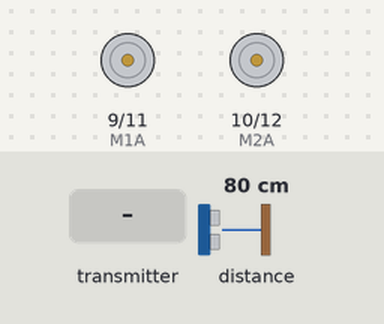
This sketch was run on a simulated Arduino Mega 2560, built with avr-gcc and run on an emulated ATmega2560. Shown: motor-driver pin pairs drawn as motors (green arrow = first pin HIGH = forward, orange = second pin HIGH = backward, longer = more drive). The test bench sets the inputs (shaded band); at power-on: distance to the obstacle 80 cm. No radio packets arrive unless stated; what the sketch prints to the serial monitor is not drawn.

Above: at 1.2 s.
1.3 s: the transmitter starts sending receiveData.0 = 0
At 2.5 s:
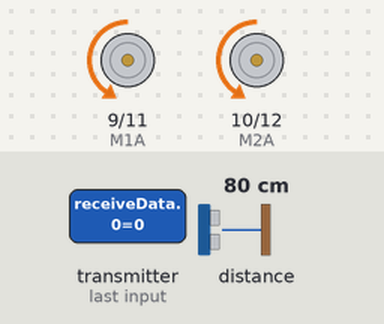
2.8 s: the transmitter starts sending receiveData.1 = 0
At 3.3 s:
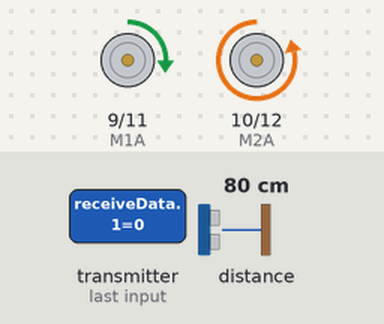
4.3 s: the transmitter starts sending receiveData.0 = 256
At 4.8 s:
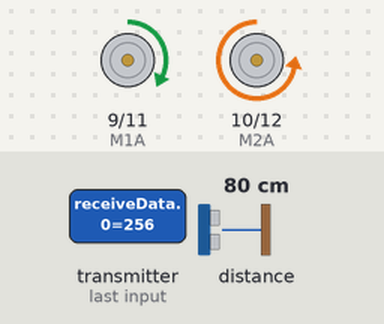
5.8 s: the transmitter starts sending receiveData.1 = 256
At 6.3 s:
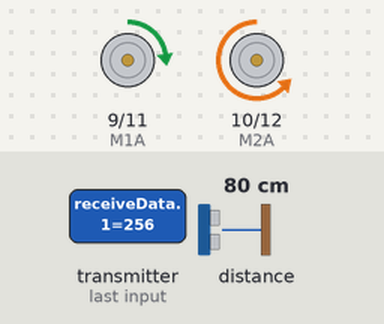
7.3 s: the transmitter starts sending receiveData.0 = 512
At 7.8 s:
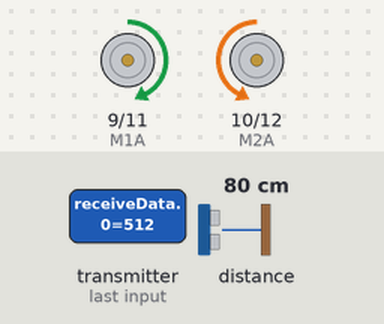
8.8 s: the transmitter starts sending receiveData.1 = 1023
At 9.3 s:
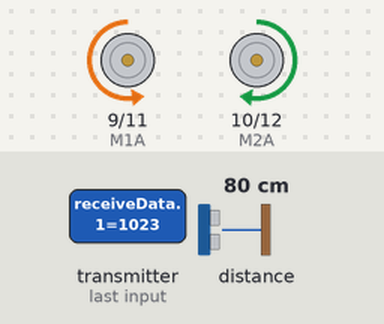
Timing chart, 0 to 11.3 s (numbered marks = the images above; inputs shaded):
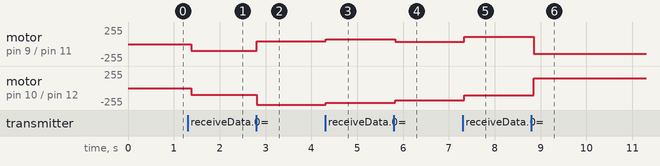

The sketch:

RECEIVER.ino
```cpp
//Ollie, 20/02/2025
//Practicing remote control of motors and ToF sensor

//Code for Arduino MEGA receiver

//importing libraries---------------------------

//INSTALL LIBRARIES FROM: https://github.com/nRF24/RF24

//remote control libraries
#include <SPI.h>
#include <nRF24L01.h>
#include <RF24.h>

//ToF libraries
#include <Wire.h>
#include "Adafruit_VL6180X.h"

//pins for motor control
#define M1A 9 //M1A is connected to Arduino pin 9
#define M1B 11 //M1B is connected to Arduio pin 11
#define M2A 10 //M2A is connected to Arduino pin 10
#define M2B 12 //M2B is connected to Arduino pin 12
//M1A and M1B for right motor
//M2A and M2B for left motor


//array for receiving radio data from remote controller
int receiveData[2] = {512, 512}; //initialise braking to prevent immediate motion after turning on
//first element is xVal(direction), second element is yVal(speed)

//variable to give how much speed of wheels should be changed for turn based on joystick x-axis reading
int turnAmount = 0; //initially assume to turning

//variables for output to motors
int rightOutputA = 0; //start braking
int rightOutputB = 0; //start braking
int leftOutputA = 0; //start braking
int leftOutputB = 0; //start braking

//starting radio object of class RF24
RF24 radio(7, 8); //CE and CSN connected to digital pins 7 and 8 respectively

//channel/pipe address which RF24 modules agree to commuicate through (SAME ACROSS TRANSMITTER AND RECEIVER CODE)
const byte address[6] = "TEAM2"; //This address can be any 5 charcter string e.g. "123AB"

//creating ToF object
Adafruit_VL6180X vl = Adafruit_VL6180X();


void setup()
{
  Serial.begin(9600); //begin serial monitor at 9600 baud rate

  //beginning radio communication
  radio.begin();
  //setting radio channel using previously defined channel address
  radio.openReadingPipe(0, address); //writing pipe because this is receiver code
  //setting power amplifier level. For this test setting to min, but if using higher value in robot to increase range consider adding bypass capacitor between +3.3V and GND to stabilise voltage
  radio.setPALevel(RF24_PA_MIN);
  //setting this module as the receiver:
  radio.startListening();

  //Motor control pins as outputs
  pinMode(M1A, OUTPUT);
  pinMode(M1B, OUTPUT);
  pinMode(M2A, OUTPUT);
  pinMode(M2B, OUTPUT);

  //initialising ToF sensor
  if (! vl.begin()) {
    Serial.println("Failed to find sensor");
    while (1);
  }
  Serial.println("Sensor found!");
}


void loop()
{
  //read and print distance from ToF to serial monitor
  uint8_t range = vl.readRange();
  Serial.print("Range: "); Serial.println(range);


  if(radio.available()) //if data has been received
  {
    radio.read(&receiveData, sizeof(receiveData)); //read the data array received

    /*
    //print received data to serial monitor for debugging
    Serial.print("Motor Speed: ");
    Serial.println(receiveData[1]);
    Serial.print("Motor Direction: ");
    Serial.println(receiveData[0]);
    */
  }

  //code which translates the received data into actual remote control motion of the motors -----------------------------------------------------------

  //getting turnAmount value

  if(receiveData[0]<500) //left turn indicated, should make turnAmount -ve and proportional to receiveData[0]
  {
    turnAmount = -(1023-receiveData[0])/10; //max turn is +-100
  }
  else if(receiveData[0]>530) //if right turn indicated, make turnAmount +ve and proportional to receiveData[0]
  {
    turnAmount = +(receiveData[0]/10); //max turn is +-100
  }
  else //when joystick is central on x-axis, make robot go straight/no turning
  {
    turnAmount = 0;
  }

  if(receiveData[1]<500) //forward when joystick is pushed forwards along y-axis
  {
    rightOutputA = (1023-receiveData[1])/7 + turnAmount; //make speed of motor depend on how far forward joystick is pushed
    rightOutputB= 0;
    leftOutputA = 0;
    leftOutputB = (1023-receiveData[1])/7 - turnAmount; //make speed of motor depend on how far forward joystick is pushed

    //setting limits to prevent values outside range 0-255 for motors
    //MAX 255
    if(rightOutputA > 255)
    {
      rightOutputA = 255;
    }
      if(leftOutputB > 255)
    {
      leftOutputB = 255;
    }
    //MIN 0
    if(rightOutputA < 0)
    {
      rightOutputA = 0;
    }
    if(leftOutputB < 0)
    {
      leftOutputB = 0;
    }

  }
  else if(receiveData[1]>530) //reverse when joystick is pushed backwards along y-axis
  {
    rightOutputA = 0;
    rightOutputB = receiveData[1]/7 + turnAmount; //make speed of motor depend on how far backward joystick is pushed
    leftOutputA = receiveData[1]/7 - turnAmount; //make speed of motor depend on how far backward joystick is pushed
    leftOutputB = 0;

    //setting limits to prevent values outside range 0-255 for motors
    //MAX 255
    if(rightOutputB > 255)
    {
      rightOutputB = 255;
    }
      if(leftOutputA > 255)
    {
      leftOutputA = 255;
    }
    //MIN 0
    if(rightOutputB < 0)
    {
      rightOutputB = 0;
    }
    if(leftOutputA < 0)
    {
      leftOutputA = 0;
    }
  }
  else //braking when y-axis value is close to the center point, turnAmount here alone to allow turning on the spot
  {
    //default is staying still
    rightOutputA = 0;
    rightOutputB = 0;
    leftOutputA = 0;
    leftOutputB = 0;

    //if right turn is indicated by joystick
    if(turnAmount<0)
    {
      rightOutputA = 0; //right wheel reverse
      rightOutputB = -turnAmount;
      leftOutputA = 0; //left wheel forward
      leftOutputB = -turnAmount;
    }

    //if left turn is indicated by joystick
    if(turnAmount>0)
    {
      rightOutputA = turnAmount; //right wheel forward
      rightOutputB = 0;
      leftOutputA = turnAmount; //left wheel reverse
      leftOutputB = 0;
    }

  }


    //adjusting values based on distance from wall (ToF sensor)
    if(range<20){
      rightOutputA=0;
      rightOutputB=0;
      leftOutputA=0;
      leftOutputB=0;
    }


    //output values to motors
    analogWrite(M1A,rightOutputA);
    analogWrite(M1B,rightOutputB);
    analogWrite(M2A,leftOutputA);
    analogWrite(M2B,leftOutputB);

  //----------------------------------------------------------------------------------------------------------------------------------

  delay(50);
}
```

Measured:
- after the input at 1.3 s, motor on pin 9 (M1A) / pin 11 (M1B), motor on pin 10 (M2A) / pin 12 (M2B): stopped → backward 102/255 after 0.08 s
- after the input at 2.8 s, motor on pin 9 (M1A) / pin 11 (M1B): backward 102/255 → forward 44/255 at once; motor on pin 10 (M2A) / pin 12 (M2B): backward 102/255 → backward 248/255 at once
- after the input at 4.3 s, motor on pin 9 (M1A) / pin 11 (M1B): forward 44/255 → forward 70/255 at once; motor on pin 10 (M2A) / pin 12 (M2B): backward 248/255 → backward 222/255 at once
- after the input at 5.8 s, motor on pin 9 (M1A) / pin 11 (M1B): forward 70/255 → forward 33/255 at once; motor on pin 10 (M2A) / pin 12 (M2B): backward 222/255 → backward 185/255 at once
- after the input at 7.3 s, motor on pin 9 (M1A) / pin 11 (M1B): forward 33/255 → forward 109/255 at once; motor on pin 10 (M2A) / pin 12 (M2B): backward 185/255 → backward 109/255 at once
- after the input at 8.8 s, motor on pin 9 (M1A) / pin 11 (M1B): forward 109/255 → backward 146/255 after 0.05 s; motor on pin 10 (M2A) / pin 12 (M2B): backward 109/255 → forward 146/255 after 0.05 s
